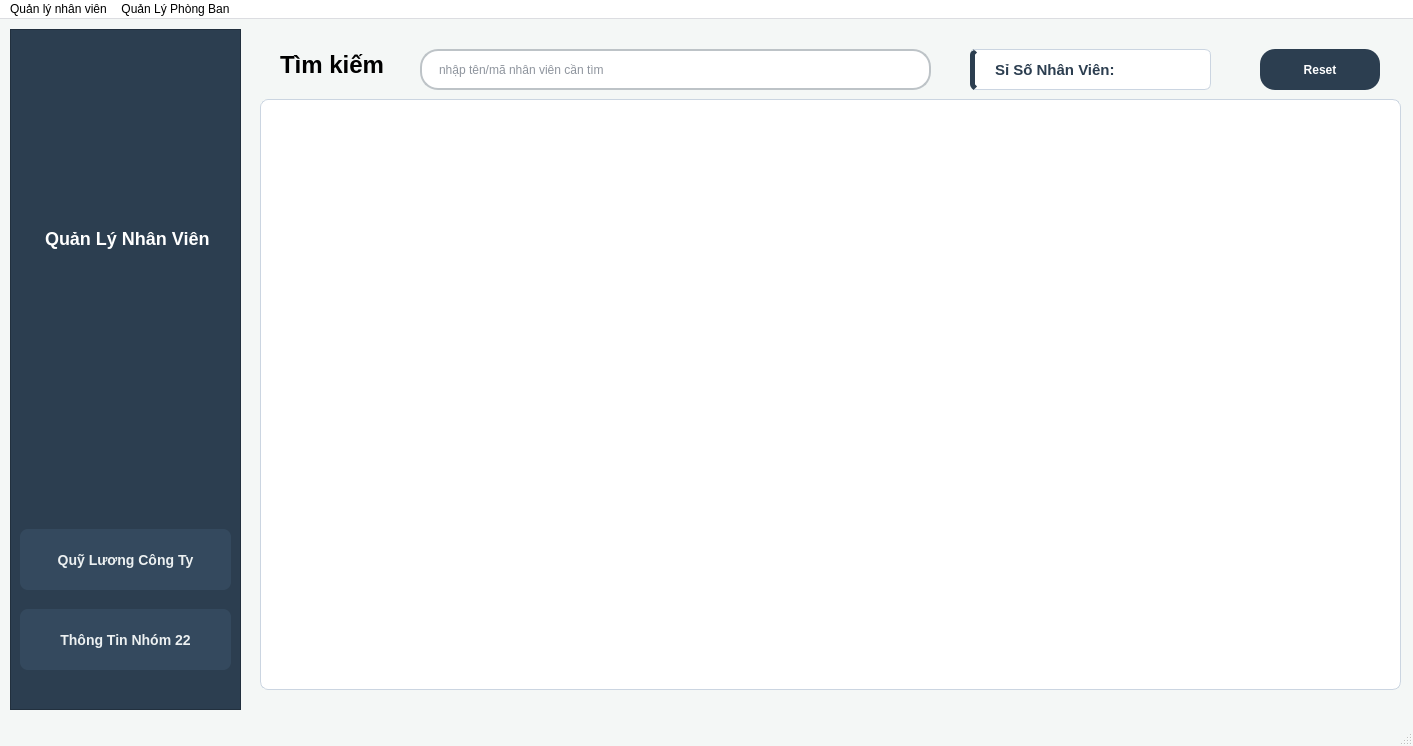
<?xml version="1.0" encoding="UTF-8"?>
<ui version="4.0">
 <class>MainWindow</class>
 <widget class="QMainWindow" name="MainWindow">
  <property name="geometry">
   <rect>
    <x>0</x>
    <y>0</y>
    <width>1413</width>
    <height>746</height>
   </rect>
  </property>
  <property name="windowTitle">
   <string>MainWindow</string>
  </property>
  <property name="styleSheet">
   <string notr="true">/* 1. Tổng thể cửa sổ chính */
QMainWindow {
    background-color: #f4f7f6;
}

/* 2. Widget trung tâm (Vùng chứa toàn bộ nội dung) */
QWidget#centralwidget {
    background-color: #f4f7f6;
}

/* 3. Tiêu đề lớn (Ví dụ: Chữ &quot;Tìm kiếm&quot; - label_2) */
QLabel#label_2 {
    color: #2c3e50;
    font-size: 20px;
    font-weight: bold;
    margin-bottom: 10px;
}

/* 4. Ô nhập liệu tìm kiếm (khớp tên lineEdit) */
QLineEdit#lineEdit {
    border: 2px solid #bdc3c7;
    border-radius: 18px; /* Bo tròn sành điệu */
    padding: 8px 15px;
    background: white;
    color: #1e293b;
    font-family: &quot;Segoe UI&quot;;
}

QLineEdit#lineEdit:focus {
    border: 2px solid #2c3e50; /* Đổi màu viền khi click vào */
}

/* 5. Nút bấm (khớp tên pushButton - ví dụ nút Tìm kiếm/Reset) */
QPushButton#pushButton {
    background-color: #2c3e50;
    color: white;
    border-radius: 15px;
    padding: 8px 20px;
    font-weight: bold;
    font-family: &quot;Segoe UI&quot;;
    min-width: 80px;
}

QPushButton#pushButton:hover {
    background-color: #2980b9;
}

QPushButton#pushButton:pressed {
    background-color: #1c5980;
}

/* 6. Bảng dữ liệu (khớp tên tableWidget) */
QTableWidget#tableWidget {
    background-color: #ffffff;
    alternate-background-color: #f8fafc;
    gridline-color: #e2e8f0;
    border: 1px solid #cbd5e1;
    border-radius: 8px;
    outline: none;
    font-family: &quot;Segoe UI&quot;;
    color: #1e293b;
}

/* Header ngang (Tên cột) */
QHeaderView::section {
    background-color: #2c3e50;
    color: white;
    padding: 12px 5px;
    font-weight: bold;
    font-size: 13px;
    border: none;
    border-right: 1px solid #2980b9;
}

/* Header dọc (Số thứ tự STT) */
QHeaderView::section:vertical {
    background-color: #2c3e50;
    color: white;
    padding: 5px;
    font-weight: bold;
    border: none;
    border-bottom: 1px solid #2980b9;
}

/* Ô dữ liệu cụ thể */
QTableWidget#tableWidget::item {
    padding: 10px;
    border-bottom: 1px solid #f1f5f9;
}

QTableWidget#tableWidget::item:selected {
    background-color: #3498db;
    color: white;
}

/* 7. Menu bar (Thanh menu trên cùng) */
QMenuBar {
    background-color: #ffffff;
    border-bottom: 1px solid #dcdde1;
}

QMenuBar::item:selected {
    background-color: #f1f5f9;
}

/* 8. Thanh cuộn dọc (Scrollbar) */
QScrollBar:vertical {
    border: none;
    background: #f1f1f1;
    width: 10px;
    margin: 0px;
}

QScrollBar::handle:vertical {
    background: #cbd5e1;
    min-height: 20px;
    border-radius: 5px;
}

QScrollBar::handle:vertical:hover {
    background: #94a3b8;
}</string>
  </property>
  <widget class="QWidget" name="centralwidget">
   <widget class="QStackedWidget" name="stackedWidget">
    <property name="geometry">
     <rect>
      <x>260</x>
      <y>20</y>
      <width>1141</width>
      <height>671</height>
     </rect>
    </property>
    <property name="currentIndex">
     <number>0</number>
    </property>
    <widget class="QWidget" name="page">
     <widget class="QTableWidget" name="tableWidget">
      <property name="geometry">
       <rect>
        <x>0</x>
        <y>60</y>
        <width>1141</width>
        <height>591</height>
       </rect>
      </property>
     </widget>
     <widget class="QLabel" name="label">
      <property name="geometry">
       <rect>
        <x>20</x>
        <y>10</y>
        <width>141</width>
        <height>31</height>
       </rect>
      </property>
      <property name="font">
       <font>
        <pointsize>18</pointsize>
        <bold>true</bold>
       </font>
      </property>
      <property name="text">
       <string>Tìm kiếm</string>
      </property>
     </widget>
     <widget class="QLineEdit" name="lineEdit">
      <property name="geometry">
       <rect>
        <x>160</x>
        <y>10</y>
        <width>511</width>
        <height>41</height>
       </rect>
      </property>
      <property name="contextMenuPolicy">
       <enum>Qt::ContextMenuPolicy::DefaultContextMenu</enum>
      </property>
      <property name="inputMask">
       <string/>
      </property>
      <property name="text">
       <string/>
      </property>
      <property name="placeholderText">
       <string>nhập tên/mã nhân viên cần tìm</string>
      </property>
     </widget>
     <widget class="QPushButton" name="pushButton">
      <property name="geometry">
       <rect>
        <x>1000</x>
        <y>10</y>
        <width>120</width>
        <height>41</height>
       </rect>
      </property>
      <property name="text">
       <string>Reset</string>
      </property>
     </widget>
     <widget class="QLabel" name="lblSiSo">
      <property name="geometry">
       <rect>
        <x>710</x>
        <y>10</y>
        <width>241</width>
        <height>41</height>
       </rect>
      </property>
      <property name="styleSheet">
       <string notr="true">QLabel#lblSiSo {
    background-color: #ffffff;      /* Nền trắng làm nổi bật con số */
    color: #2c3e50;                 /* Chữ màu xanh Navy đậm */
    font-family: &quot;Segoe UI&quot;, sans-serif;
    font-size: 15px;                /* Chữ to vừa phải */
    font-weight: bold;              /* In đậm để dễ đọc */
    padding: 8px 16px;              /* Khoảng thở xung quanh chữ */
    border: 1px solid #cbd5e1;      /* Viền xám nhạt */
    border-radius: 6px;             /* Bo góc mềm mại */
    border-left: 5px solid #2c3e50; /* Vạch nhấn màu xanh dương sáng ở viền trái */
}

/* Hiệu ứng nhẹ khi di chuột ngang qua (tùy chọn) */
QLabel#lblSiSo:hover {
    background-color: #f8fafc;
    border-left: 5px solid  #3498db; 
}</string>
      </property>
      <property name="text">
       <string>Sỉ Số Nhân Viên:</string>
      </property>
     </widget>
    </widget>
    <widget class="QWidget" name="page_2">
     <property name="styleSheet">
      <string notr="true">/* Tùy chỉnh vùng cuộn danh sách phòng ban */
QScrollArea#scrollPhongBan {
    border: none;
    background-color: #f4f7f6; /* Đồng bộ màu nền với cửa sổ chính */
}

/* Quan trọng: Phải chỉnh nền cho widget con bên trong ScrollArea */
QWidget#scrollAreaWidgetContents {
    background-color: #f4f7f6;
}

/* Custom thanh cuộn cho Page 2 (mỏng và hiện đại hơn) */
QScrollArea#scrollPhongBan QScrollBar:vertical {
    border: none;
    background: #e2e8f0;
    width: 6px;
    border-radius: 3px;
}

QScrollArea#scrollPhongBan QScrollBar::handle:vertical {
    background: #94a3b8;
    border-radius: 3px;
}

/* Custom giao diện cho từng Card phòng ban (nếu bạn dùng QFrame làm container trong PhongBanCard) */
/* Giả sử bên trong PhongBanCard bạn có 1 QFrame tên là mainFrame */
QFrame#mainFrame {
    background-color: #ffffff;
    border-radius: 12px;
    border: 1px solid #e2e8f0;
}

/* Hiệu ứng đổ bóng nhẹ khi di chuột vào Card (nếu Qt version hỗ trợ hoặc dùng hiệu ứng màu) */
QFrame#mainFrame:hover {
    border: 1px solid #3498db;
    background-color: #f0f9ff;
}</string>
     </property>
     <widget class="QScrollArea" name="scrollPhongBan">
      <property name="geometry">
       <rect>
        <x>0</x>
        <y>0</y>
        <width>1141</width>
        <height>671</height>
       </rect>
      </property>
      <property name="widgetResizable">
       <bool>true</bool>
      </property>
      <widget class="QWidget" name="scrollAreaWidgetContents">
       <property name="geometry">
        <rect>
         <x>0</x>
         <y>0</y>
         <width>1141</width>
         <height>671</height>
        </rect>
       </property>
      </widget>
     </widget>
    </widget>
   </widget>
   <widget class="QFrame" name="frameThongTin">
    <property name="geometry">
     <rect>
      <x>10</x>
      <y>10</y>
      <width>231</width>
      <height>681</height>
     </rect>
    </property>
    <property name="styleSheet">
     <string notr="true">/* Tùy chỉnh vùng nền của Sidebar */
QFrame#frameThongTin {
    background-color: #2c3e50; /* Xanh navy đậm, tạo sự tương phản mạnh mẽ, chuyên nghiệp */
    border-right: 1px solid #1a252f;
    margin: 0px;
}

/* Tùy chỉnh Tiêu đề phần mềm */
QLabel#lblTieuDe {
    color: #ffffff; /* Chữ màu trắng */
    font-size: 18px;
    font-weight: bold;
    font-family: &quot;Segoe UI&quot;;
    padding-bottom: 20px;
    border-bottom: 2px solid #34495e; /* Đường kẻ mỏng phân cách tiêu đề và nội dung */
}

/* Tùy chỉnh các nút bấm trong Menu */
QPushButton#btnThongKeLuong,
QPushButton#btnThongTinNhom,
QPushButton#btnThemPhongBan,
QPushButton#btnXoaPhongBan {
    background-color: #34495e; /* Màu nền nhạt hơn viền một chút */
    color: #ecf0f1; /* Chữ trắng xám */
    border: none;
    border-radius: 8px; /* Bo góc mềm mại */
    padding: 12px 15px; /* Tăng khoảng cách để nút to, dễ bấm hơn */
    font-size: 14px;
    font-weight: bold;
    font-family: &quot;Segoe UI&quot;;
    text-align: center; /* Tạm căn giữa theo ảnh của bạn, nếu thích có thể đổi thành 'left' */
}

/* Hiệu ứng khi di chuột qua nút (Hover) */
QPushButton#btnThongKeLuong:hover,
QPushButton#btnThongTinNhom:hover {
    background-color: #3498db; /* Đổi sang màu xanh dương sáng */
    color: #ffffff;
    /* border-left: 4px solid #f1c40f; */ /* Tùy chọn: Thêm viền vàng bên trái khi hover để tạo điểm nhấn */
}

/* Hiệu ứng khi click nút (Pressed) */
QPushButton#btnThongKeLuong:pressed,
QPushButton#btnThongTinNhom:pressed {
    background-color: #2980b9;
}</string>
    </property>
    <property name="frameShape">
     <enum>QFrame::Shape::StyledPanel</enum>
    </property>
    <property name="frameShadow">
     <enum>QFrame::Shadow::Raised</enum>
    </property>
    <widget class="QLabel" name="lblTieuDe">
     <property name="geometry">
      <rect>
       <x>30</x>
       <y>180</y>
       <width>171</width>
       <height>81</height>
      </rect>
     </property>
     <property name="text">
      <string>Quản Lý Nhân Viên</string>
     </property>
    </widget>
    <widget class="QPushButton" name="btnThongKeLuong">
     <property name="geometry">
      <rect>
       <x>10</x>
       <y>500</y>
       <width>211</width>
       <height>61</height>
      </rect>
     </property>
     <property name="text">
      <string>Quỹ Lương Công Ty</string>
     </property>
    </widget>
    <widget class="QPushButton" name="btnThongTinNhom">
     <property name="geometry">
      <rect>
       <x>10</x>
       <y>580</y>
       <width>211</width>
       <height>61</height>
      </rect>
     </property>
     <property name="text">
      <string>Thông Tin Nhóm 22</string>
     </property>
    </widget>
   </widget>
  </widget>
  <widget class="QMenuBar" name="menubar">
   <property name="geometry">
    <rect>
     <x>0</x>
     <y>0</y>
     <width>1413</width>
     <height>25</height>
    </rect>
   </property>
   <widget class="QMenu" name="DanhSachNhanVien">
    <property name="title">
     <string>Quản lý nhân viên</string>
    </property>
    <widget class="QMenu" name="menuXemDanhSach">
     <property name="title">
      <string>Xem danh sách</string>
     </property>
     <addaction name="actionNhanVien"/>
     <addaction name="actionPhongBan"/>
    </widget>
    <widget class="QMenu" name="menuThaoTac">
     <property name="title">
      <string>Thao tác</string>
     </property>
     <addaction name="actionThemNhanVien_2"/>
     <addaction name="actionXoaNhanVien_2"/>
     <addaction name="actionSuaNhanVien_2"/>
    </widget>
    <widget class="QMenu" name="menuSapXep">
     <property name="title">
      <string>Sắp xếp</string>
     </property>
     <widget class="QMenu" name="menuTheoMaNhanVien">
      <property name="title">
       <string>Theo Mã Nhân Viên</string>
      </property>
      <addaction name="actionTangDanMaNV"/>
      <addaction name="actionGiamDanMaNV"/>
     </widget>
     <widget class="QMenu" name="menuTheoTenNhanVien">
      <property name="title">
       <string>Theo Tên Nhân Viên</string>
      </property>
      <addaction name="actionTangDanTenNV"/>
      <addaction name="actionGiamDanTenNV"/>
     </widget>
     <widget class="QMenu" name="menuTheoNgaySinh">
      <property name="title">
       <string>Theo Ngày Sinh</string>
      </property>
      <addaction name="actionTangDanNgaySinh"/>
      <addaction name="actionGiamDanNgaySinh"/>
     </widget>
     <widget class="QMenu" name="menuTheoNgayVaoLam">
      <property name="title">
       <string>Theo Ngày Vào Làm</string>
      </property>
      <addaction name="actionTangDanNgayVL"/>
      <addaction name="actionGiamDanNgayVL"/>
     </widget>
     <addaction name="menuTheoMaNhanVien"/>
     <addaction name="menuTheoTenNhanVien"/>
     <addaction name="menuTheoNgaySinh"/>
     <addaction name="menuTheoNgayVaoLam"/>
    </widget>
    <addaction name="separator"/>
    <addaction name="menuXemDanhSach"/>
    <addaction name="menuThaoTac"/>
    <addaction name="separator"/>
    <addaction name="menuSapXep"/>
   </widget>
   <widget class="QMenu" name="menuQuanLyPhongBan">
    <property name="title">
     <string>Quản Lý Phòng Ban</string>
    </property>
    <widget class="QMenu" name="menuThao_T_c">
     <property name="title">
      <string>Thao Tác</string>
     </property>
     <addaction name="actionThemPhongBan"/>
     <addaction name="actionXoaPhongBan"/>
     <addaction name="actionBoNhiemTruongPhong"/>
    </widget>
    <addaction name="menuThao_T_c"/>
   </widget>
   <addaction name="DanhSachNhanVien"/>
   <addaction name="menuQuanLyPhongBan"/>
  </widget>
  <widget class="QStatusBar" name="statusbar"/>
  <action name="actionXemDanhSachPhongBan">
   <property name="text">
    <string>Xem danh sách phòng ban</string>
   </property>
  </action>
  <action name="actionXoaNhanVien">
   <property name="text">
    <string>Xóa nhân viên</string>
   </property>
  </action>
  <action name="actionSuaNhanVien">
   <property name="text">
    <string>Sửa nhân viên</string>
   </property>
  </action>
  <action name="actionNhanVien">
   <property name="text">
    <string>Nhân Viên</string>
   </property>
  </action>
  <action name="actionPhongBan">
   <property name="text">
    <string>Phòng Ban</string>
   </property>
  </action>
  <action name="actionThemNhanVien_2">
   <property name="text">
    <string>Thêm Nhân Viên</string>
   </property>
  </action>
  <action name="actionXoaNhanVien_2">
   <property name="text">
    <string>Xóa Nhân Viên</string>
   </property>
  </action>
  <action name="actionSuaNhanVien_2">
   <property name="text">
    <string>Sửa Nhân Viên</string>
   </property>
  </action>
  <action name="actionTangDanMaNV">
   <property name="text">
    <string>Tăng dần</string>
   </property>
  </action>
  <action name="actionGiamDanMaNV">
   <property name="text">
    <string>Giảm dần</string>
   </property>
  </action>
  <action name="actionTangDanTenNV">
   <property name="text">
    <string>Tăng dần</string>
   </property>
  </action>
  <action name="actionGiamDanTenNV">
   <property name="text">
    <string>Giảm dần</string>
   </property>
  </action>
  <action name="actionTangDanNgaySinh">
   <property name="text">
    <string>Tăng dần</string>
   </property>
  </action>
  <action name="actionGiamDanNgaySinh">
   <property name="text">
    <string>Giảm dần</string>
   </property>
  </action>
  <action name="actionTangDanNgayVL">
   <property name="text">
    <string>Tăng dần</string>
   </property>
  </action>
  <action name="actionGiamDanNgayVL">
   <property name="text">
    <string>Giảm dần</string>
   </property>
  </action>
  <action name="actionThemPhongBan">
   <property name="text">
    <string>Thêm Phòng Ban</string>
   </property>
  </action>
  <action name="actionXoaPhongBan">
   <property name="text">
    <string>Xóa Phòng Ban</string>
   </property>
  </action>
  <action name="actionBoNhiemTruongPhong">
   <property name="text">
    <string>Bổ Nhiệm Trưởng Phòng</string>
   </property>
  </action>
 </widget>
 <resources/>
 <connections/>
</ui>
